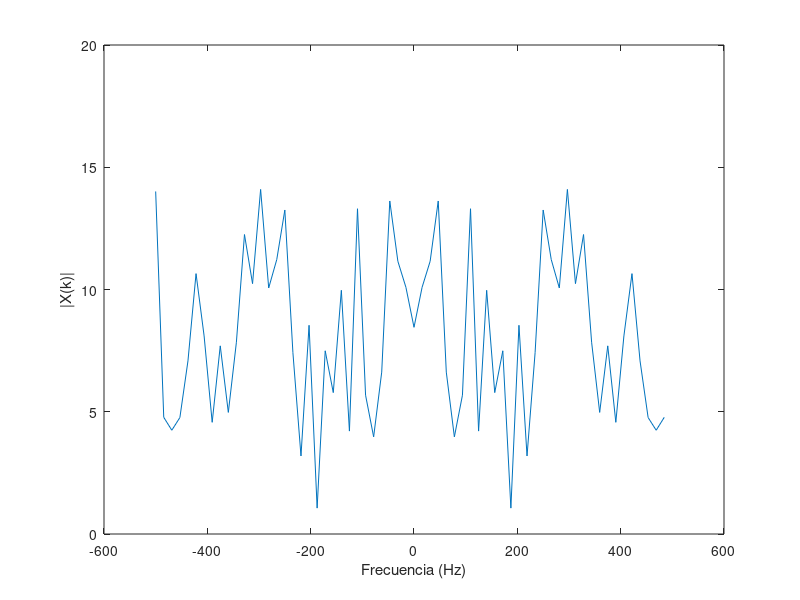

MATLAB code for this plot: (Note: this script raises an error after producing the figure.)
%%%%%%%%%%%%%%%%%%%%%%%%%%%%%%%%%%%%%%%%%%%%%%%%%%%%%%%%%%%%
%%%%%%%%%%%%%%  PARTE 1: Convolución Circular %%%%%%%%%%%%%%
%%%%%%%%%%%%%%%%%%%%%%%%%%%%%%%%%%%%%%%%%%%%%%%%%%%%%%%%%%%%

% PREGUNTA 1

% Parámetros
N = 64;        % Longitud de x[n], puede ajustarse
Ts = 1e-3;     % Periodo de muestreo

% Generar señal aleatoria x[n]
x = randn(N, 1);

% Calcular su espectro X(k)
X = fftshift(fft(x));

% Vector de frecuencia para graficar
Fs = 1/Ts;
f = (-N/2:N/2-1)*(Fs/N);

% Graficar el espectro de x[n]
figure;
plot(f, abs(X));
xlabel("Frecuencia (Hz)");
ylabel("|X(k)|");
xline(0)
title("Espectro de x[n]");


% PREGUNTA 2

% Respuesta al impulso del canal h[n]
h = [-0.1, 0.3, -0.5, 0.7, -0.9, 0.7, -0.5, 0.3, -0.1]';

% Llenar con ceros h[n] hasta longitud N
h_padded = [h; zeros(N - length(h), 1)];

% Calcular su espectro H(k)
H = fftshift(fft(h_padded));

% Graficar el espectro de h[n]
figure;
plot(f, abs(H));
xlabel("Frecuencia (Hz)");
ylabel("|H(k)|");
title("Espectro de h[n]");


% PREGUNTA 3

% Convolución lineal
y = conv(x, h);

% Calcular su FFT de N puntos
Y = fftshift(fft(y, N));

% Graficar el espectro de y[n]
figure;
plot(f, abs(Y));
xlabel("Frecuencia (Hz)");
ylabel("|Y_L(k)|");
title("Espectro de y_L[n] (Convolución Lineal)");


% PREGUNTA 4

% Convolución circular
yc = cconv(x, h, N);  % Convolución circular de N puntos

% Calcular su espectro Yc(k)
Yc = fftshift(fft(yc));

% Graficar el espectro de yc[n]
figure;
plot(f, abs(Yc));
xlabel("Frecuencia (Hz)");
ylabel("|Y_c(k)|");
title("Espectro de y_c[n] (Convolución Circular)");


% PREGUNTA 5

% Calcular el producto X(k) * H(k)
XH = X .* H;

% Comparación entre X(k)*H(k) y Y(k)
figure;
subplot(1,2,1);
plot(f, abs(XH), f, abs(Y));
xlabel("Frecuencia (Hz)");
ylabel("Magnitud");
title("Comparación de X(k)*H(k) y Y_L(k)");
legend("|X(k)*H(k)|", "|Y_L(k)|");

% Comparación entre X(k)*H(k) y Yc(k)
subplot(1,2,2);
plot(f, abs(XH), f, abs(Yc));
xlabel("Frecuencia (Hz)");
ylabel("Magnitud");
title("Comparación de X(k)*H(k) y Y_c(k)");
legend("|X(k)*H(k)|", "|Y_c(k)|");


% PREGUNTA 6

% Longitud del prefijo cíclico (debe ser >= longitud de h[n]-1)
L = length(h) - 1;

% Construir prefijo cíclico a partir de las últimas L muestras de x[n]
cyclic_prefix = x(end-L+1:end);

% Extender x[n] con prefijo cíclico
x_ext = [cyclic_prefix; x];

figure;
hold on;
plot(-L:N-1, x_ext, "b")
plot(0:N-1, x, "r");
xlabel("n");
ylabel("x[n]");
legend("x_{ext}[n]", "x[n]");
title("Señal x[n] y x_{ext}[n] con Prefijo Cíclico");
hold off;


% PREGUNTA 7

% Longitud óptima del prefijo cíclico es L = length(h) - 1
fprintf("Longitud elegida del prefijo cíclico: %d\n", L);

% Convolución lineal con la señal extendida
y_ext = conv(x_ext, h);

% Eliminar las primeras L muestras para extraer el resultado de la convolución circular
yc_extracted = y_ext(L+1:L+N);


figure;
hold on;
plot(-L:N+L-1, y_ext, "b")
plot(0:N-1, yc_extracted, "r");
xlabel("n");
ylabel("x[n]");
xlim([-L, N+L-1])
legend("y_{ext}[n]", "y_c[n]");
title("Convolución circular extraída de la lineal");
hold off;

Yc_extracted = fftshift(fft(yc_extracted));

% Comparación entre X(k)*H(k) y Yc(k) extraído
figure;
plot(f, abs(XH), f, abs(Yc_extracted));
xlabel("Frecuencia (Hz)");
ylabel("Magnitud");
legend("|X(k)*H(k)|", "|Y_{c,extracted}(k)|");
title("Comparación de X(k)*H(k) y Y_{c,extracted}(k)");



%%%%%%%%%%%%%%%%%%%%%%%%%%%%%%%%%%%%%%%%%%%%%%%%%%%%%%%%%%%%
%%%%%%%%%%%%%%%%%%  PARTE 2: Ecualización %%%%%%%%%%%%%%%%%%
%%%%%%%%%%%%%%%%%%%%%%%%%%%%%%%%%%%%%%%%%%%%%%%%%%%%%%%%%%%%

% PREGUNTA 1

% Parámetros de OFDM
NFFT = 128;           % Tamaño de FFT
l_cp = 16;             % Longitud del prefijo cíclico
Nofdm = 100;          % Número de símbolos OFDM
Nf = 10;            % Número de subportadoras de datos
m_ary = 4;            % Modulación QPSK

% Respuesta al impulso del canal h[n]
h = [-0.1, 0.3, -0.5, 0.7, -0.9, 0.7, -0.5, 0.3, -0.1]';
H = fft(h, NFFT);

% Generar bits aleatorios
numBits = Nf * Nofdm * log2(m_ary);
bits = randi([0 1], numBits, 1);

% Modulación QPSK
mod = moduladorQPSK(bits);
mod = reshape(mod, Nf, Nofdm);

% Inicializar la matriz de símbolos OFDM
X = zeros(NFFT, Nofdm);

% Mapear símbolos a subportadoras
X(29:29+Nf-1, :) = mod;

% Símbolos inversos y conjugados
X(NFFT/2+2:NFFT,:) = flipud(conj(X(2:NFFT/2,:)));

% Modulación OFDM (IFFT)
x = ifft(X, NFFT);

% Agregar intervalo de guarda lleno de ceros
ofdm_with_guard = [zeros(l_cp, Nofdm); ofdm_mod];

% Serializar los símbolos OFDM
s = ofdm_with_guard(:);

% PREGUNTA 2

% Transmitir a través del canal
s_rx = conv(s, h);
s_rx = s_rx(1:length(s));

% Remodelar la señal recibida
s_rx_matrix = reshape(s_rx, NFFT + l_cp, Nofdm);

% Eliminar el intervalo de guarda
received_mod = s_rx_matrix(l_cp+1:end, :);

% Demodulación OFDM (FFT)
Y = fft(received_mod, NFFT);

size(Y)
size(repmat(H.', 1, Nofdm))

% Ecualización en el dominio de frecuencia
Y_eq = Y ./ repmat(H, 1, Nofdm);

% Extraer las subportadoras de datos
received_data = Y_eq(2:Nf+1, :);
received_data = received_data(:);

% Demodulación QPSK
received_bits = demoduladorQPSK(received_data);

% Calcular BER
num_errors = sum(bits ~= received_bits);
bit_error_rate = num_errors / numBits;
fprintf("Caso a) BER con intervalo de guarda en cero: %f\n", bit_error_rate);

% Diagrama de constelación
figure;
subplot(1,2,1);
plot(real(mod), imag(mod), "o");
title("Constelación Transmitida");
xlabel("En Fase");
ylabel("En Cuadratura");
axis square;

subplot(1,2,2);
plot(real(received_data), imag(received_data), "o");
title("Constelación Recibida (Caso a)");
xlabel("En Fase");
ylabel("En Cuadratura");
axis square;

%%%%%%%%%%%%%%%%%%%%%%%%%%%%%%%%%%%%%%%%%%%%%%%%%%%%%%%%%%%%
%%%%%%%%%%%%  PARTE B: Intervalo de guarda con 0 %%%%%%%%%%%%%%%%%%
%%%%%%%%%%%%%%%%%%%%%%%%%%%%%%%%%%%%%%%%%%%%%%%%%%%%%%%%%%%%

% Actualizar l_cp para el Caso b)
l_cp = 4;  % Longitud del prefijo cíclico menor al canal

% Modulación QPSK
mod_b = moduladorQPSK(bits);

% Remodelar símbolos en subportadoras x símbolos OFDM
mod_b = reshape(mod_b, Nf, Nofdm);

% Inicializar la matriz de símbolos OFDM
X_b = zeros(NFFT, Nofdm);

% Mapear símbolos a subportadoras
X_b(2:Nf+1, :) = mod_b;

% Modulación OFDM (IFFT)
ofdm_mod_b = ifft(X_b, NFFT);

% Agregar prefijo cíclico (copia de las últimas l_cp muestras)
cyclic_prefix_b = ofdm_mod_b(end-l_cp+1:end, :);
ofdm_with_cp_b = [cyclic_prefix_b; ofdm_mod_b];

% Serializar los símbolos OFDM
s_b = ofdm_with_cp_b(:);

% Transmitir a través del canal
s_rx_b = conv(s_b, h);
s_rx_b = s_rx_b(1:length(s_b));

% Remodelar la señal recibida
s_rx_matrix_b = reshape(s_rx_b, NFFT + l_cp, Nofdm);

% Eliminar el prefijo cíclico
received_mod_b = s_rx_matrix_b(l_cp+1:end, :);

% Demodulación OFDM (FFT)
Y_b = fft(received_mod_b, NFFT);

% Ecualización en el dominio de frecuencia
Y_eq_b = Y_b ./ repmat(H, 1, Nofdm);

% Extraer las subportadoras de datos
received_data_b = Y_eq_b(2:Nf+1, :);
received_data_b = received_data_b(:);

% Demodulación QPSK
received_bits_b = demoduladorQPSK(received_data_b);

% Calcular BER
num_errors_b = sum(bits ~= received_bits_b);
bit_error_rate_b = num_errors_b / numBits;
fprintf("Caso b) BER con prefijo cíclico corto: %f\n", bit_error_rate_b);

% Diagrama de constelación
figure;
subplot(1,2,1);
plot(real(mod_b), imag(mod_b), "o");
title("Constelación Transmitida");
xlabel("En Fase");
ylabel("En Cuadratura");
axis square;

subplot(1,2,2);
plot(real(received_data_b), imag(received_data_b), "o");
title("Constelación Recibida (Caso b)");
xlabel("En Fase");
ylabel("En Cuadratura");
axis square;

%%%%%%%%%%%%%%%%%%%%%%%%%%%%%%%%%%%%%%%%%%%%%%%%%%%%%%%%%%%%
%%%%%%%%%%%%  PARTE C:  %%%%%%%%%%%%%%%%%%
%%%%%%%%%%%%%%%%%%%%%%%%%%%%%%%%%%%%%%%%%%%%%%%%%%%%%%%%%%%%

% Actualizar l_cp para el Caso c)
l_cp = 16;  % Longitud del prefijo cíclico igual o mayor al canal

% Modulación QPSK
mod_c = moduladorQPSK(bits);

% Remodelar símbolos en subportadoras x símbolos OFDM
mod_c = reshape(mod_c, Nf, Nofdm);

% Inicializar la matriz de símbolos OFDM
X_c = zeros(NFFT, Nofdm);

% Mapear símbolos a subportadoras
X_c(2:Nf+1, :) = mod_c;

% Modulación OFDM (IFFT)
ofdm_mod_c = ifft(X_c, NFFT);

% Agregar prefijo cíclico (copia de las últimas l_cp muestras)
cyclic_prefix_c = ofdm_mod_c(end-l_cp+1:end, :);
ofdm_with_cp_c = [cyclic_prefix_c; ofdm_mod_c];

% Serializar los símbolos OFDM
s_c = ofdm_with_cp_c(:);

% Transmitir a través del canal
s_rx_c = conv(s_c, h);
s_rx_c = s_rx_c(1:length(s_c));

% Remodelar la señal recibida
s_rx_matrix_c = reshape(s_rx_c, NFFT + l_cp, Nofdm);

% Eliminar el prefijo cíclico
received_mod_c = s_rx_matrix_c(l_cp+1:end, :);

% Demodulación OFDM (FFT)
Y_c = fft(received_mod_c, NFFT);

% Ecualización en el dominio de frecuencia
Y_eq_c = Y_c ./ repmat(H, 1, Nofdm);

% Extraer las subportadoras de datos
received_data_c = Y_eq_c(2:Nf+1, :);
received_data_c = received_data_c(:);

% Demodulación QPSK
received_bits_c = demoduladorQPSK(received_data_c);

% Calcular BER
num_errors_c = sum(bits ~= received_bits_c);
bit_error_rate_c = num_errors_c / numBits;
fprintf("Caso c) BER con prefijo cíclico suficiente: %f\n", bit_error_rate_c);

% Diagrama de constelación
figure;
subplot(1,2,1);
plot(real(mod_c), imag(mod_c), "o");
title("Constelación Transmitida");
xlabel("En Fase");
ylabel("En Cuadratura");
axis square;

subplot(1,2,2);
plot(real(received_data_c), imag(received_data_c), "o");
title("Constelación Recibida (Caso c)");
xlabel("En Fase");
ylabel("En Cuadratura");
axis square;